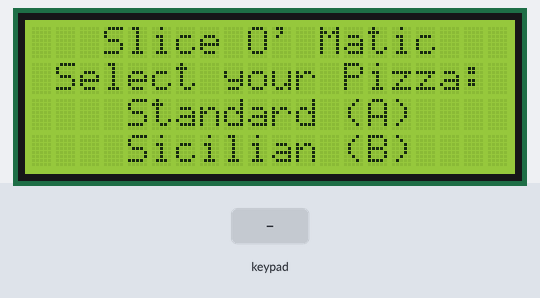
This sketch was run on a simulated Arduino Uno, built with avr-gcc and run on an emulated ATmega328P. Parts: 20×4 character LCD. The inputs (shaded band) are chosen by the test bench.

Above: at 3.0 s.
3.1 s: key 'A' pressed
At 4.3 s:
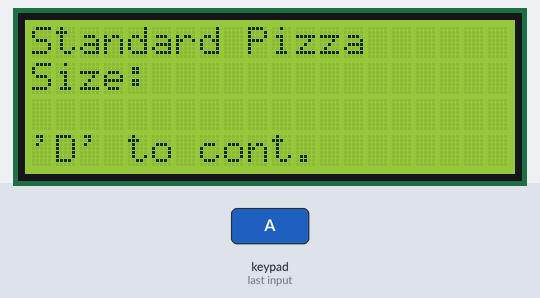
4.6 s: keypad keys 9 8 7 6 D pressed 0.4 s apart
At 6.8 s:
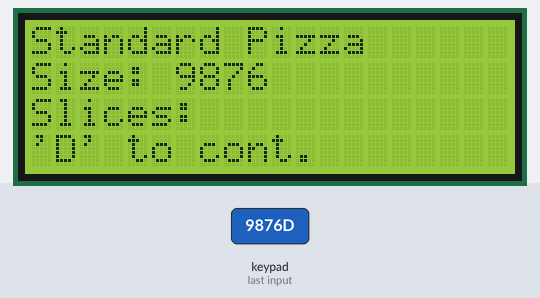
8.1 s: key 'D' pressed
At 8.7 s:
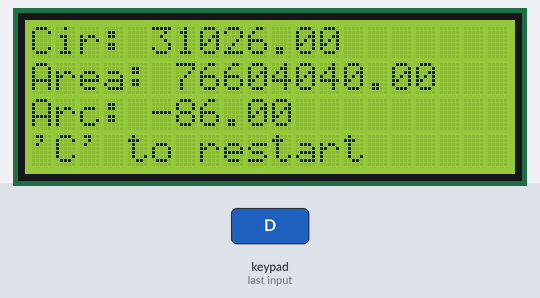
9.6 s: keypad keys 9 8 7 6 pressed 0.4 s apart
At 11.4 s:
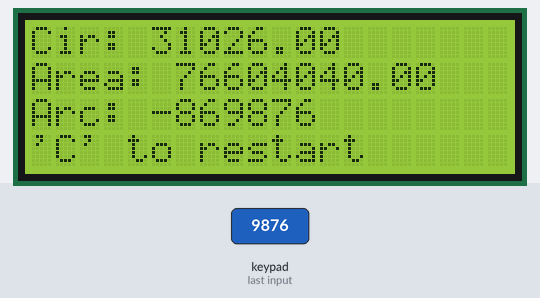
12.7 s: key 'C' pressed
At 13.3 s:
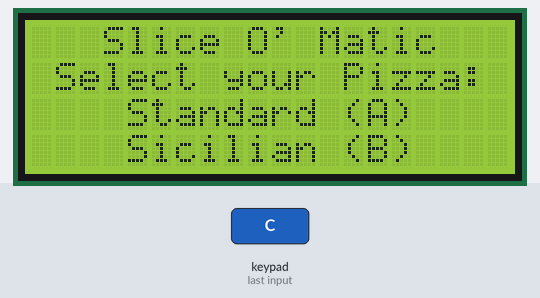
14.2 s: keypad keys 9 8 7 6 * pressed 0.4 s apart
At 17.2 s:
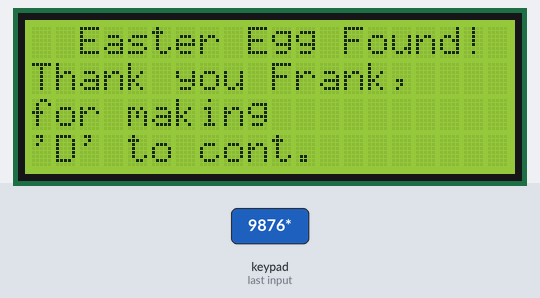
Timing chart, 0 to 18.7 s (numbered marks = the images above; inputs shaded):
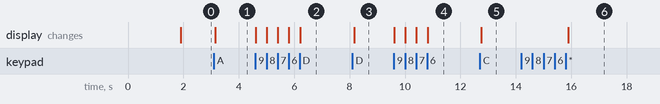

Measured:
- after the input at 3.1 s, the display: changes after 0.05 s (image 1)
- after the input at 4.6 s, the display: first changes at once (image 2 shows a later state)
- after the input at 8.1 s, the display: changes after 0.06 s (image 3)
- after the input at 9.6 s, the display: first changes at once (image 4 shows a later state)
- after the input at 12.7 s, the display: changes after 0.06 s (image 5)
- after the input at 14.2 s, the display: changes after 1.7 s (image 6)

The sketch:

slice_Functions_Easter.ino
```cpp
#include <Keypad.h>
#include <Wire.h>
#include <LiquidCrystal_I2C.h>


LiquidCrystal_I2C lcd(0x3F,2,1,0,4,5,6,7,3,POSITIVE);

long diameter = 0;
long slices = 0;
long Length = 0;
long Width = 0;
long areacut = 0;
long SlicesSic = 0;
double total = 0;
double cir = 0;
double area = 0;
double aslice = 0;
double angle = 0;
double arc = 0;
double R = 0;
double acut = 0;
//double sector = 0;


char customKey;
const byte ROWS = 4;
const byte COLS = 4;

char keys[ROWS][COLS] = {
  {'1','2','3','A'},
  {'4','5','6','B'},
  {'7','8','9','C'},
  {'*','0','#','D'}
};
byte rowPins[ROWS] = {9,8,7,6}; //Rows 0 to 3
byte colPins[COLS]= {5,4,3,2}; //Columns 0 to 3

//initialize an instance of class NewKeypad
Keypad customKeypad = Keypad( makeKeymap(keys), rowPins, colPins, ROWS, COLS);

void setup()
{
    lcd.begin(20,4);
    lcd.backlight();
    for(int i = 0; i< 40; i++)
  {
    lcd.setCursor(3,1);
    lcd.print("Slice O' Matic");
    lcd.setCursor(2,2);
    lcd.print("Handheld Edition");
    lcd.setCursor(3,3);
    lcd.print("By: Will Botto");
    lcd.setCursor(0,3);
    delayMicroseconds(50000);
  }


  delayMicroseconds(50000);
}

void loop()
{

  start();

}

void start()
{
  lcd.clear();
  while( 1 )
  {

  diameter = 0;
  slices = 0;
  Length = 0;
  Width = 0;
  areacut = 0;
  SlicesSic = 0;

  //customKey = customKeypad.getKey();
  lcd.setCursor(3,0);
  lcd.print("Slice O' Matic");
  lcd.setCursor(1,1);
  lcd.print("Select your Pizza:");
  lcd.setCursor(4,2);
  lcd.print("Standard (A)");
  lcd.setCursor(4,3);
  lcd.print("Sicilian (B)");
  //lcd.setCursor(0,3);
  //lcd.print("Selection: ");
  customKey = customKeypad.getKey();
  //delayMicroseconds(200);

  if (customKey == 'A')
    {
      Standard();
      customKey = '0';
    }
  if(customKey == 'B')
    {
      Sicilian();
      customKey = '0';
    }
  if(customKey == '*')
  {
      lcd.clear();
      Easter();
      customKey = '0';
  }

  }
}

void Easter()
{

  lcd.clear();
  lcd.setCursor(2,0);
  lcd.print("Easter Egg Found!");
  lcd.setCursor(0,1);
  lcd.print("Thank you Frank,");
  lcd.setCursor(0,2);
  lcd.print("for making ");
  lcd.setCursor(0,3);
  lcd.print("'D' to cont.");
  while( 1 )
    {
      customKey = customKeypad.getKey();
      if(customKey >= '0' && customKey <= '9')
      {
        diameter = diameter * 10 + (customKey - '0');

     }


    if(customKey == 'D')
    {
    lcd.setCursor(0,1);
    lcd.print("programming fun");
    lcd.setCursor(0,2);
    lcd.print("again.    ");
    lcd.setCursor(0,3);
    lcd.print("'C' to exit.");
    }
    if(customKey == 'C')
    {
      lcd.clear();
      restart();

    }
    }
}


void Standard()
{
  lcd.clear();
    lcd.setCursor(0,0);
    lcd.print("Standard Pizza");
    lcd.setCursor(0,1);
    lcd.print("Size: ");

    lcd.setCursor(0,3);
    lcd.print("'D' to cont.");
    while( 1 )
    {
      customKey = customKeypad.getKey();
      if(customKey >= '0' && customKey <= '9')
      {
        diameter = diameter * 10 + (customKey - '0');
        lcd.setCursor(6,1);
        lcd.print(diameter);

     }

      if(customKey == 'D')
      {
      lcd.setCursor(0,2);
      lcd.print("Slices: ");
      slices = SliceNumber();
      break;
      }
    }

    diameter = 0, slices = 0, R = 0, area = 0, angle = 0, cir = 0, arc = 0; // reset values back to zero for next use

}

void Sicilian()
{
  lcd.clear();
    lcd.setCursor(0,0);
    lcd.print("Sicilian Pizza");
    lcd.setCursor(0,1);
    lcd.print("Slices: ");

    lcd.setCursor(0,3);
    lcd.print("'D' to cont.");
    while( 1 )
    {
      customKey = customKeypad.getKey();
      if(customKey >= '0' && customKey <= '9')
      {
        SlicesSic = SlicesSic * 10 + (customKey - '0');
       lcd.setCursor(8,1);
        lcd.print(SlicesSic);

     }

      if(customKey == 'D')
      {
      lcd.setCursor(0,1);
      lcd.print("Length:             ");
      Length = LengthNumber();
      break;
      }
    }

    Length = 0, Width = 0, SlicesSic = 0; // reset values back to zero for next use

}

long SliceNumber()
{
  while( 1 )
  {

    customKey = customKeypad.getKey();
    if(customKey >= '0' && customKey <= '9')
    {
      slices = slices * 10 + (customKey - '0');
      lcd.setCursor(8,2);
      lcd.print(slices);
    }

    if(customKey == 'D')
    {
        lcd.clear();
        R = diameter/2; //converts the pizza size (Diameter) to the radius of the circle
        cir = round((2*3.14159*R)); //calculates the circumference of the users pizza
        angle = 360/slices; //determines the internal angle of the sector, the sector is the slice of pizza
        area = round((3.14159*pow(R,2))); //calculates the area of the circle
        arc = round(cir*(angle/360)); //calculates the arc length of the pizza


        delayMicroseconds(50);


        lcd.setCursor(0,0);
        lcd.print("Cir: ");
        lcd.setCursor(5,0);
        lcd.print(cir);
        lcd.setCursor(0,1);
        lcd.print("Area: ");
        lcd.setCursor(6,1);
        lcd.print(area);
        lcd.setCursor(0,2);
        lcd.print("Arc: ");
        lcd.setCursor(5,2);
        lcd.print(arc);
        lcd.setCursor(0,3);
        lcd.print("'C' to restart");
    }
    if(customKey == 'C')
    {
    restart();
    break;
    }
  }
 return slices;
}

long LengthNumber()
{
  while( 1 )
  {
    customKey = customKeypad.getKey();
    if(customKey >= '0' && customKey <= '9')
    {
      Length = Length * 10 + (customKey - '0');
      lcd.setCursor(8,1);
      lcd.print(Length);
      //Length = LengthNumber();
    }

    if(customKey == 'D')
    {
      lcd.setCursor(0,2);
      lcd.print("Width: ");
      //lcd.clear();
      Width = WidthNumber();
    }
  }
 return Length;
}

long WidthNumber()
{
  //lcd.setCursor(0,2);
  //lcd.print("Width: ");
  while( 1 )
  {

    customKey = customKeypad.getKey();
    if(customKey >= '0' && customKey <= '9')
    {
      Width = Width * 10 + (customKey - '0');
      lcd.setCursor(7,2);
      lcd.print(Width);
    }

    if(customKey == 'D')
    {
      area = round((Length*Width)); //calculates the area of the rectangle
      areacut = round((area/SlicesSic));

      lcd.clear();
      lcd.setCursor(0,1);
      lcd.print("Area: ");
      lcd.setCursor(6,1);
      lcd.print(area);
      lcd.setCursor(0,2);
      lcd.print("Slice Area: ");
      lcd.setCursor(12,2);
      lcd.print(areacut);
      lcd.setCursor(0,3);
      lcd.print("'C' to restart");
    }
    if(customKey == 'C')
    {
      lcd.clear();
      restart();
    break;
    }
  }
 return Width;
}

void restart()
{
   loop();


}
```
